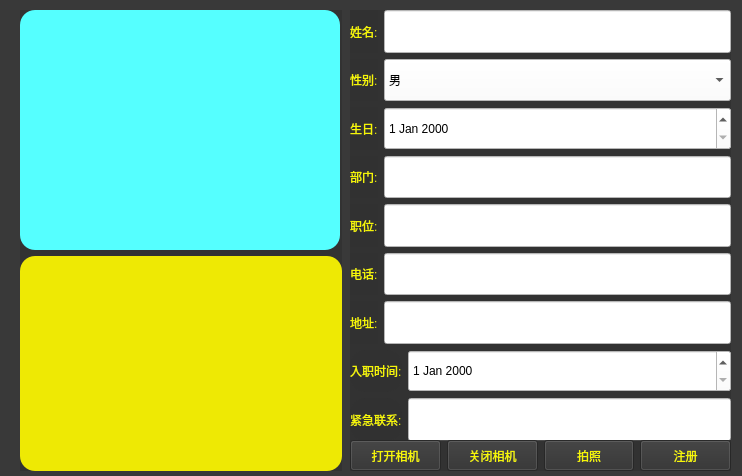
<?xml version="1.0" encoding="UTF-8"?>
<ui version="4.0">
 <class>AttandenceRegister</class>
 <widget class="QWidget" name="AttandenceRegister">
  <property name="geometry">
   <rect>
    <x>0</x>
    <y>0</y>
    <width>742</width>
    <height>476</height>
   </rect>
  </property>
  <property name="windowTitle">
   <string>Form</string>
  </property>
  <property name="styleSheet">
   <string notr="true">QLabel{
font: 10pt &quot;微软雅黑&quot;;
background-color: rgb(255, 250,0, 234);
}
QWidget{
background-color: rgba(49, 49, 49,0.8);
}
QLabel{
border-color: rgb(255, 255, 0);
border : none;
border-radius:15px;
	
}
QLabel#label,QLabel#label_2,QLabel#label_3,
QLabel#label_4,QLabel#label_5,QLabel#label_6,
QLabel#label_7,QLabel#label_8,QLabel#label_9
{
	
	color: rgb(250,250,5,250);
}

QPushButton#capBt,QPushButton#cap_closeBt,
QPushButton#openBt,QPushButton#regBt
{
	
	color: rgb(250,250,5,250);
}</string>
  </property>
  <widget class="QWidget" name="layoutWidget">
   <property name="geometry">
    <rect>
     <x>20</x>
     <y>10</y>
     <width>322</width>
     <height>461</height>
    </rect>
   </property>
   <layout class="QVBoxLayout" name="verticalLayout_3">
    <item>
     <widget class="QLabel" name="videoLb">
      <property name="minimumSize">
       <size>
        <width>320</width>
        <height>240</height>
       </size>
      </property>
      <property name="maximumSize">
       <size>
        <width>320</width>
        <height>240</height>
       </size>
      </property>
      <property name="styleSheet">
       <string notr="true">background-color: rgb(85, 255, 255);</string>
      </property>
      <property name="text">
       <string/>
      </property>
     </widget>
    </item>
    <item>
     <widget class="QLabel" name="headerLb">
      <property name="styleSheet">
       <string notr="true">background-color: rgb(255, 250,0, 234);</string>
      </property>
      <property name="text">
       <string/>
      </property>
     </widget>
    </item>
   </layout>
  </widget>
  <widget class="QWidget" name="layoutWidget">
   <property name="geometry">
    <rect>
     <x>350</x>
     <y>10</y>
     <width>381</width>
     <height>431</height>
    </rect>
   </property>
   <layout class="QVBoxLayout" name="verticalLayout">
    <item>
     <layout class="QHBoxLayout" name="horizontalLayout">
      <item>
       <widget class="QLabel" name="label">
        <property name="text">
         <string>姓名:</string>
        </property>
       </widget>
      </item>
      <item>
       <widget class="QLineEdit" name="nameEdit">
        <property name="sizePolicy">
         <sizepolicy hsizetype="Expanding" vsizetype="Expanding">
          <horstretch>0</horstretch>
          <verstretch>0</verstretch>
         </sizepolicy>
        </property>
        <property name="styleSheet">
         <string notr="true">background-color: rgb(255, 255, 255);</string>
        </property>
       </widget>
      </item>
     </layout>
    </item>
    <item>
     <layout class="QHBoxLayout" name="horizontalLayout_2">
      <item>
       <widget class="QLabel" name="label_2">
        <property name="text">
         <string>性别:</string>
        </property>
       </widget>
      </item>
      <item>
       <widget class="QComboBox" name="sexcbb">
        <property name="sizePolicy">
         <sizepolicy hsizetype="Expanding" vsizetype="Expanding">
          <horstretch>0</horstretch>
          <verstretch>0</verstretch>
         </sizepolicy>
        </property>
        <property name="styleSheet">
         <string notr="true">background-color: rgb(255, 255, 255);</string>
        </property>
        <item>
         <property name="text">
          <string>男</string>
         </property>
        </item>
        <item>
         <property name="text">
          <string>女</string>
         </property>
        </item>
       </widget>
      </item>
     </layout>
    </item>
    <item>
     <layout class="QHBoxLayout" name="horizontalLayout_3">
      <item>
       <widget class="QLabel" name="label_3">
        <property name="text">
         <string>生日:</string>
        </property>
       </widget>
      </item>
      <item>
       <widget class="QDateEdit" name="bdayEdit">
        <property name="sizePolicy">
         <sizepolicy hsizetype="Expanding" vsizetype="Expanding">
          <horstretch>0</horstretch>
          <verstretch>0</verstretch>
         </sizepolicy>
        </property>
        <property name="styleSheet">
         <string notr="true">background-color: rgb(255, 255, 255);</string>
        </property>
       </widget>
      </item>
     </layout>
    </item>
    <item>
     <layout class="QHBoxLayout" name="horizontalLayout_4">
      <item>
       <widget class="QLabel" name="label_4">
        <property name="text">
         <string>部门:</string>
        </property>
       </widget>
      </item>
      <item>
       <widget class="QLineEdit" name="departmentEdit">
        <property name="sizePolicy">
         <sizepolicy hsizetype="Expanding" vsizetype="Expanding">
          <horstretch>0</horstretch>
          <verstretch>0</verstretch>
         </sizepolicy>
        </property>
        <property name="styleSheet">
         <string notr="true">background-color: rgb(255, 255, 255);</string>
        </property>
       </widget>
      </item>
     </layout>
    </item>
    <item>
     <layout class="QHBoxLayout" name="horizontalLayout_5">
      <item>
       <widget class="QLabel" name="label_5">
        <property name="text">
         <string>职位:</string>
        </property>
       </widget>
      </item>
      <item>
       <widget class="QLineEdit" name="jopEdit">
        <property name="sizePolicy">
         <sizepolicy hsizetype="Expanding" vsizetype="Expanding">
          <horstretch>0</horstretch>
          <verstretch>0</verstretch>
         </sizepolicy>
        </property>
        <property name="styleSheet">
         <string notr="true">background-color: rgb(255, 255, 255);</string>
        </property>
       </widget>
      </item>
     </layout>
    </item>
    <item>
     <layout class="QHBoxLayout" name="horizontalLayout_6">
      <item>
       <widget class="QLabel" name="label_6">
        <property name="text">
         <string>电话:</string>
        </property>
       </widget>
      </item>
      <item>
       <widget class="QLineEdit" name="phoneEdit">
        <property name="sizePolicy">
         <sizepolicy hsizetype="Expanding" vsizetype="Expanding">
          <horstretch>0</horstretch>
          <verstretch>0</verstretch>
         </sizepolicy>
        </property>
        <property name="styleSheet">
         <string notr="true">background-color: rgb(255, 255, 255);</string>
        </property>
       </widget>
      </item>
     </layout>
    </item>
    <item>
     <layout class="QHBoxLayout" name="horizontalLayout_7">
      <item>
       <widget class="QLabel" name="label_7">
        <property name="text">
         <string>地址:</string>
        </property>
       </widget>
      </item>
      <item>
       <widget class="QLineEdit" name="addressEdit">
        <property name="sizePolicy">
         <sizepolicy hsizetype="Expanding" vsizetype="Expanding">
          <horstretch>0</horstretch>
          <verstretch>0</verstretch>
         </sizepolicy>
        </property>
        <property name="styleSheet">
         <string notr="true">background-color: rgb(255, 255, 255);</string>
        </property>
       </widget>
      </item>
     </layout>
    </item>
    <item>
     <layout class="QHBoxLayout" name="horizontalLayout_8">
      <item>
       <widget class="QLabel" name="label_8">
        <property name="text">
         <string>入职时间:</string>
        </property>
       </widget>
      </item>
      <item>
       <widget class="QDateEdit" name="endayEdit">
        <property name="sizePolicy">
         <sizepolicy hsizetype="Expanding" vsizetype="Expanding">
          <horstretch>0</horstretch>
          <verstretch>0</verstretch>
         </sizepolicy>
        </property>
        <property name="styleSheet">
         <string notr="true">background-color: rgb(255, 255, 255);</string>
        </property>
       </widget>
      </item>
     </layout>
    </item>
    <item>
     <layout class="QHBoxLayout" name="horizontalLayout_9">
      <item>
       <widget class="QLabel" name="label_9">
        <property name="text">
         <string>紧急联系:</string>
        </property>
       </widget>
      </item>
      <item>
       <widget class="QLineEdit" name="ptelEdit">
        <property name="sizePolicy">
         <sizepolicy hsizetype="Expanding" vsizetype="Expanding">
          <horstretch>0</horstretch>
          <verstretch>0</verstretch>
         </sizepolicy>
        </property>
        <property name="styleSheet">
         <string notr="true">background-color: rgb(255, 255, 255);</string>
        </property>
       </widget>
      </item>
     </layout>
    </item>
   </layout>
  </widget>
  <widget class="QWidget" name="layoutWidget">
   <property name="geometry">
    <rect>
     <x>350</x>
     <y>440</y>
     <width>381</width>
     <height>31</height>
    </rect>
   </property>
   <layout class="QHBoxLayout" name="horizontalLayout_10">
    <item>
     <widget class="QPushButton" name="openBt">
      <property name="sizePolicy">
       <sizepolicy hsizetype="Minimum" vsizetype="Expanding">
        <horstretch>0</horstretch>
        <verstretch>0</verstretch>
       </sizepolicy>
      </property>
      <property name="text">
       <string>打开相机</string>
      </property>
     </widget>
    </item>
    <item>
     <widget class="QPushButton" name="cap_closeBt">
      <property name="sizePolicy">
       <sizepolicy hsizetype="Minimum" vsizetype="Expanding">
        <horstretch>0</horstretch>
        <verstretch>0</verstretch>
       </sizepolicy>
      </property>
      <property name="text">
       <string>关闭相机</string>
      </property>
     </widget>
    </item>
    <item>
     <widget class="QPushButton" name="capBt">
      <property name="sizePolicy">
       <sizepolicy hsizetype="Minimum" vsizetype="Expanding">
        <horstretch>0</horstretch>
        <verstretch>0</verstretch>
       </sizepolicy>
      </property>
      <property name="text">
       <string>拍照</string>
      </property>
     </widget>
    </item>
    <item>
     <widget class="QPushButton" name="regBt">
      <property name="sizePolicy">
       <sizepolicy hsizetype="Minimum" vsizetype="Expanding">
        <horstretch>0</horstretch>
        <verstretch>0</verstretch>
       </sizepolicy>
      </property>
      <property name="text">
       <string>注册</string>
      </property>
     </widget>
    </item>
   </layout>
  </widget>
 </widget>
 <resources/>
 <connections/>
</ui>
